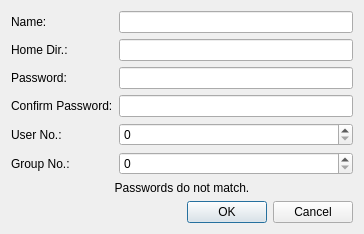
<?xml version="1.0" encoding="UTF-8"?>
<ui version="4.0">
 <class>dialogUser</class>
 <widget class="QDialog" name="dialogUser">
  <property name="geometry">
   <rect>
    <x>0</x>
    <y>0</y>
    <width>364</width>
    <height>151</height>
   </rect>
  </property>
  <property name="windowTitle">
   <string>User</string>
  </property>
  <layout class="QGridLayout" name="gridLayout_2">
   <item row="0" column="0">
    <layout class="QGridLayout" name="gridLayout">
     <item row="0" column="0">
      <widget class="QLabel" name="label">
       <property name="text">
        <string>Name:</string>
       </property>
      </widget>
     </item>
     <item row="0" column="1">
      <widget class="QLineEdit" name="editName"/>
     </item>
     <item row="1" column="0">
      <widget class="QLabel" name="label_2">
       <property name="text">
        <string>Home Dir.:</string>
       </property>
      </widget>
     </item>
     <item row="1" column="1">
      <widget class="QLineEdit" name="editHomeDir"/>
     </item>
     <item row="2" column="0">
      <widget class="QLabel" name="label_3">
       <property name="text">
        <string>Password:</string>
       </property>
      </widget>
     </item>
     <item row="2" column="1">
      <widget class="QLineEdit" name="editPassword">
       <property name="echoMode">
        <enum>QLineEdit::Password</enum>
       </property>
      </widget>
     </item>
     <item row="3" column="0">
      <widget class="QLabel" name="label_4">
       <property name="text">
        <string>Confirm Password:</string>
       </property>
      </widget>
     </item>
     <item row="3" column="1">
      <widget class="QLineEdit" name="editConfirmPassword">
       <property name="echoMode">
        <enum>QLineEdit::Password</enum>
       </property>
      </widget>
     </item>
     <item row="4" column="0">
      <widget class="QLabel" name="label_3">
       <property name="text">
        <string>User No.:</string>
       </property>
      </widget>
     </item>
     <item row="4" column="1">
      <widget class="QSpinBox" name="spinUID"/>
     </item>
     <item row="5" column="0">
      <widget class="QLabel" name="label_4">
       <property name="text">
        <string>Group No.:</string>
       </property>
      </widget>
     </item>
     <item row="5" column="1">
      <widget class="QSpinBox" name="spinGID"/>
     </item>
     <item row="6" column="0" colspan="2">
      <widget class="QLabel" name="labelWarning">
       <property name="text">
        <string>Passwords do not match.</string>
       </property>
       <property name="alignment">
        <set>Qt::AlignCenter</set>
       </property>
      </widget>
     </item>
     <item row="7" column="0" colspan="2">
      <widget class="QDialogButtonBox" name="buttonBox">
       <property name="orientation">
        <enum>Qt::Horizontal</enum>
       </property>
       <property name="standardButtons">
        <set>QDialogButtonBox::Cancel|QDialogButtonBox::Ok</set>
       </property>
      </widget>
     </item>
    </layout>
   </item>
  </layout>
 </widget>
 <resources/>
 <connections>
  <connection>
   <sender>buttonBox</sender>
   <signal>accepted()</signal>
   <receiver>dialogUser</receiver>
   <slot>accept()</slot>
   <hints>
    <hint type="sourcelabel">
     <x>248</x>
     <y>254</y>
    </hint>
    <hint type="destinationlabel">
     <x>157</x>
     <y>274</y>
    </hint>
   </hints>
  </connection>
  <connection>
   <sender>buttonBox</sender>
   <signal>rejected()</signal>
   <receiver>dialogUser</receiver>
   <slot>reject()</slot>
   <hints>
    <hint type="sourcelabel">
     <x>316</x>
     <y>260</y>
    </hint>
    <hint type="destinationlabel">
     <x>286</x>
     <y>274</y>
    </hint>
   </hints>
  </connection>
 </connections>
</ui>
